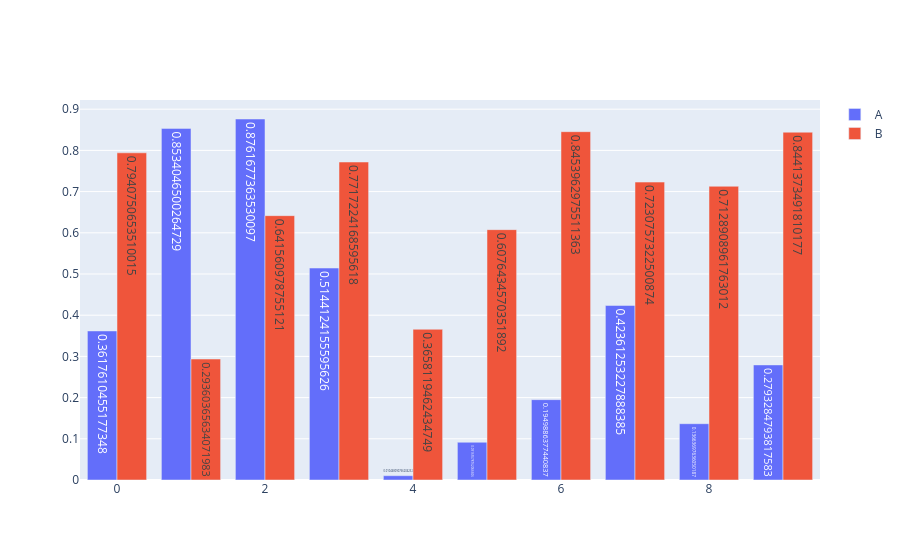

The notebook cell saved with this chart:
### Code cell
import numpy as np
import pandas as pd
import plotly.graph_objects as go

df = pd.DataFrame(np.random.rand(10,2), columns = ["A","B"])

fig = go.Figure()  #인스턴스 객체 생성

fig.add_trace (
    go.Bar(
        x= df.index, y= df["A"], name="A", text=df["A"], textposition="auto"
    )
)
fig.add_trace (
    go.Bar(
        x= df.index, y= df["B"], name="B", text=df["B"], textposition="auto"
    )
)

fig.show()

### Figure 1 — Plotly figure (JSON) as saved in the notebook; plotly's stock layout.template omitted (floating-point values rounded to 4 significant figures)
{"data": [{"name": "A", "text": [0.3618, 0.8534, 0.8762, 0.5144, 0.01045, 0.09166, 0.195, 0.4236, 0.1366, 0.2793], "textposition": "auto", "type": "bar", "x": [0, 1, 2, 3, 4, 5, 6, 7, 8, 9], "y": [0.3618, 0.8534, 0.8762, 0.5144, 0.01045, 0.09166, 0.195, 0.4236, 0.1366, 0.2793]}, {"name": "B", "text": [0.7941, 0.2936, 0.6416, 0.7717, 0.3658, 0.6076, 0.8454, 0.7231, 0.7129, 0.8441], "textposition": "auto", "type": "bar", "x": [0, 1, 2, 3, 4, 5, 6, 7, 8, 9], "y": [0.7941, 0.2936, 0.6416, 0.7717, 0.3658, 0.6076, 0.8454, 0.7231, 0.7129, 0.8441]}], "layout": {}}
